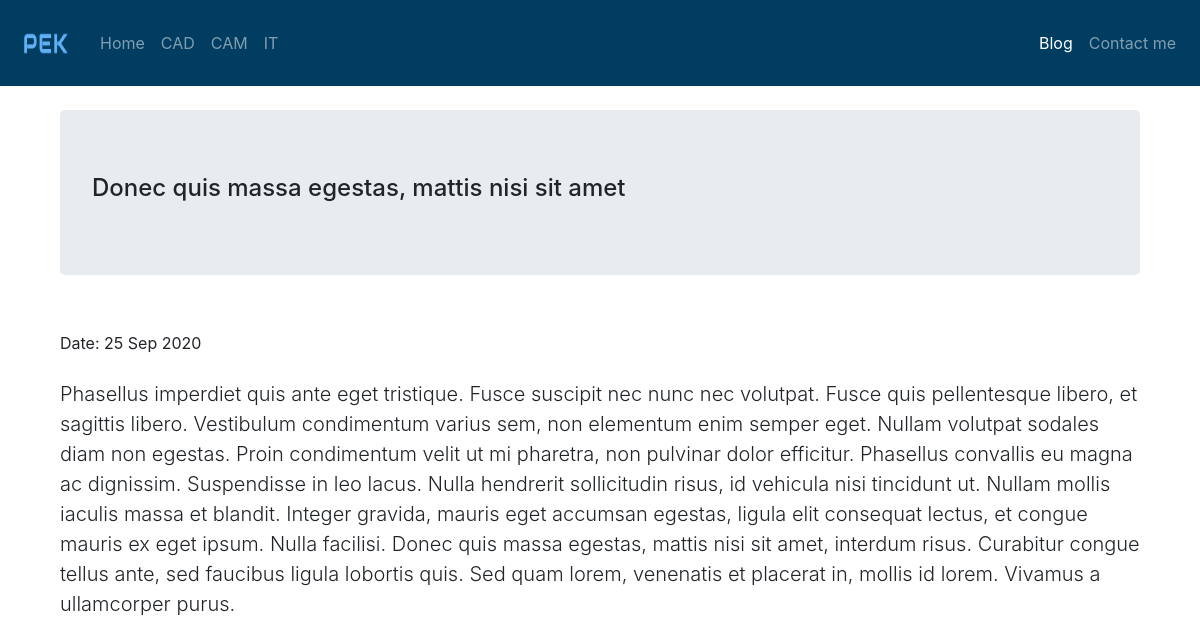
The app's page /Blog/detail/1/ with its own data.
### Blog/models.py (models this page shows, shortened)
class Blog(models.Model):
    title = models.CharField(max_length=100)
    description = models.TextField()
    date = models.DateField(auto_now=True)

### Blog/views.py (the view)
# urls.py: path('detail/<int:blog_id>/', views.detail, name='blog_detail'),
def detail(request, blog_id):
    blog = get_object_or_404(Blog, pk=blog_id)
    return render(request, 'blog/detail.html', {'blog': blog})

### templates/Blog/detail.html
{% extends 'HOME/base.html' %}
{% block block_content %}
<div class="jumbotron"><h4>{{ blog.title }}</h4>
</div>
<br>Date:
{{ blog.date|date:'d M Y' }}<br><br>
<p class="lead">{{ blog.description }}</p><br>
{% endblock %}

### records on screen
Blog: title "Donec quis massa egestas, mattis nisi sit amet", date "25 Sep 2020", description "Phasellus imperdiet quis ante eget tristique. Fusce suscipit nec nunc nec volutpat. Fusce quis pellentesque libero, et sagittis libero. Vestibulum condimentum varius sem, non elementum enim semper eget. Nullam volutpat sodales diam non egestas. Proin condimentum velit ut mi pharetra, non pulvinar dolor efficitur. Phasellus convallis eu magna ac dignissim. Suspendisse in leo lacus. Nulla hendrerit sollicitudin risus, id vehicula nisi tincidunt ut. Nullam mollis iaculis massa et blandit. Integer gravida, mauris eget accumsan egestas, ligula elit consequat lectus, et congue mauris ex eget ipsum. Nulla facilisi. Donec quis massa egestas, mattis nisi sit amet, interdum risus. Curabitur congue…"
